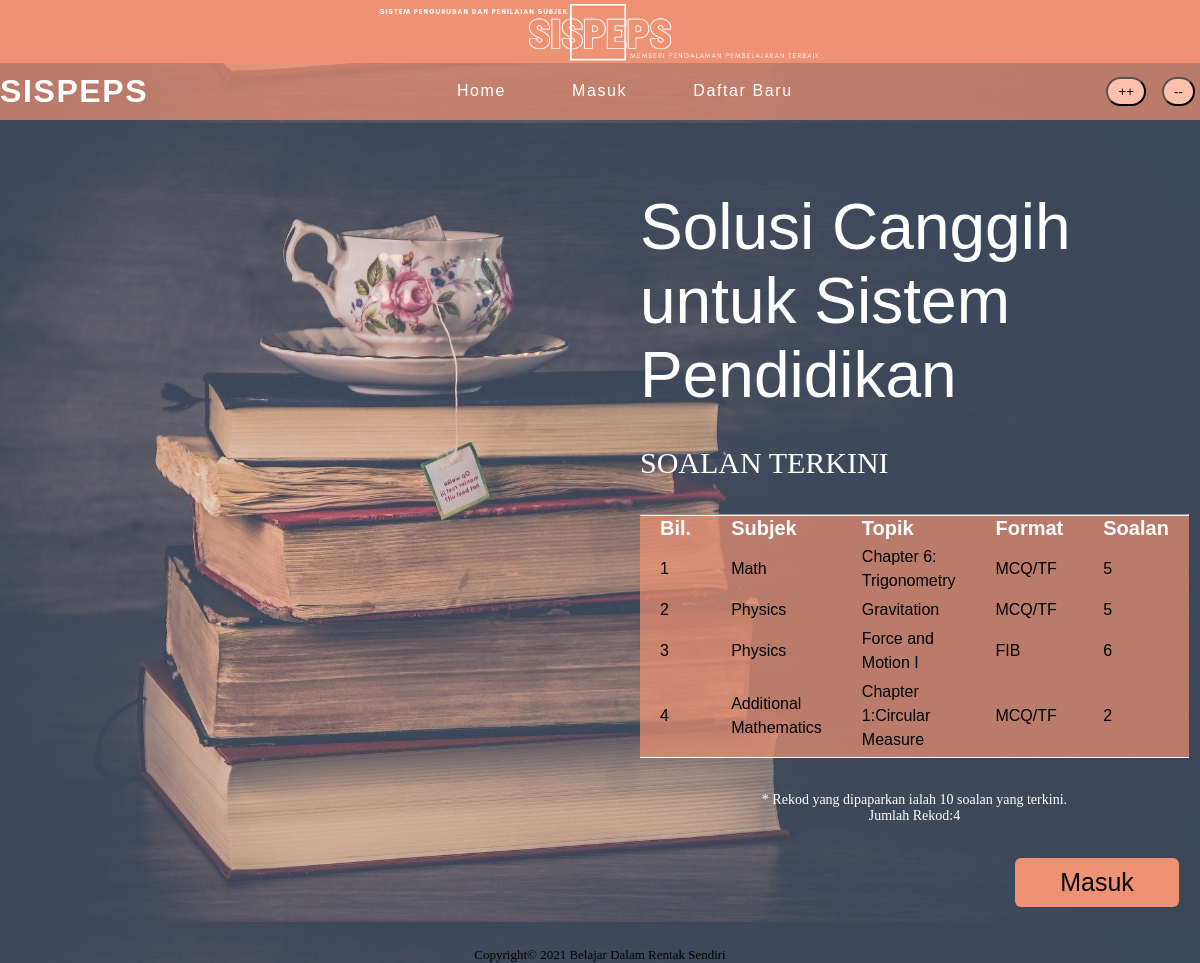
The page / on the database its author committed.
### tables this page shows
CREATE TABLE `subjek` (
  `idsubjek` int(11) NOT NULL,
  `subjek` varchar(30) NOT NULL
);

CREATE TABLE `topik` (
  `idtopik` int(11) NOT NULL,
  `topik` varchar(30) NOT NULL,
  `markah` int(11) NOT NULL,
  `idsubjek` int(11) NOT NULL,
  `idpengguna` varchar(12) NOT NULL
);

### src/sambung.php (called while the page is built, shortened)
<?php
$motto="Solusi Canggih untuk Sistem Pendidikan";
$footer="Belajar Dalam Rentak Sendiri";
?>

### src/soalan_terkini.php (the view)
<?php require 'sambung.php'; ?>
<hr>
        <table class="soalan_terkini" width="100%" border=0 align="center" >
            <tr style="font-size: 20px;  color: white;">
                <td width= 5%><b>Bil.</b></td>
                <td width= 20%><b>Subjek</b></td>
                <td width= 50%><b>Topik</b></td>
                <td width= 15%><b>Format</b></td>
                <td width= 10%><b>Soalan</b></td>
            </tr>
            <?php
            $no=1;
            $topik=mysqli_query($hubung,"SELECT * FROM subjek AS s
										INNER JOIN topik AS t ON s.idsubjek = t.idsubjek
										INNER JOIN soalan AS q ON t.idtopik= q.idtopik
										GROUP BY t.topik ORDER BY t.idtopik desc limit 0,10 ");
            while ($infoTopik=mysqli_fetch_array($topik)){
                $soalan=mysqli_query($hubung,"SELECT COUNT(idtopik) AS 'bil' FROM soalan WHERE idtopik='$infoTopik[idtopik]' AND jenis='$infoTopik[jenis]'");
                $infoSoalan=mysqli_fetch_array($soalan);
            ?>
            <tr style="font-size: 16px;">
            <td><?= $no;?></td>
            <td><?= $infoTopik["subjek"];?></td>
            <td><?= $infoTopik["topik"];?></td>
            <td><?php
                if($infoTopik["jenis"]==1){
                    echo "MCQ/TF";
                }else{
                    echo "FIB";
                } ?>
            </td>
            <td><?= $infoSoalan["bil"];?></td>
            </tr>
            <?php $no++; }?>
        </table>
        <br>
        <p style="text-align: center; font-size: 14px;">
        * Rekod yang dipaparkan ialah 10 soalan yang terkini.
        <br>
        Jumlah Rekod:<?=$no-1;?>
        </p>

### src/header.php (shortened to what this page needs)
<?php include 'sambung.php'; ?>
<html>
    <head>
        <link href="style2.css" type="text/css" rel="stylesheet">
    </head>
    <body>
            <img class="header" src="header.png">
    </body>
</html>

### src/index.php
<?php
require 'sambung.php';
include 'header.php';
?>
<html>
    <body class="index">
        <header><?php include 'menu1.php';?>
        </header>
        <div class="page">
            <div class="negative-space">
            </div>
            <div class="index-content">
                <h1 class="tajuk"><?= $motto?></h1>
                <br>
                <marquee behavior="alternate" direction="left">SOALAN TERKINI</marquee>
                <br>
                <?php include 'soalan_terkini.php'; ?>
                <br>
                <a class="btn" href="login.php">Masuk</a>
            </div>
        </div>
        <?php include "footer.php";?>
    </body>
</html>

### src/menu1.php
<html>
<head>
</head>
<body>
    <div class="menu">
        <h1 class="sign"> SISPEPS </h1>
        <nav>
            <ul>
                <li><a href="index.php">Home</a></li>
                <li><a href="login.php">Masuk</a></li>
                <li><a href="daftar_baru.php">Daftar Baru</a></li>
            </ul>
        </nav>
        <?php include 'utility.php';?>
    </div>
</body>
</html>

### src/utility.php (shortened to what this page needs)
<html>
    <center>
        <input type="button" value="++" onClick="zoomIn()"/>
        <input type="button" value="--" onClick="zoomOut()"/>
    </center>
</html>

### src/footer.php
<html>
    <footer>
        <p style= "font-size:13px">
            Copyright&copy; 2021 <?= $footer;?>
        </p>
    </footer>
</html>

### src/style2.css (style rules this page uses)
* { padding: 0; margin: 0; }
body { background-color: #fef9f8; }
footer { text-align: center; }
.index { height: 100vh; width: 100%; background-image: url(background-img.jpg); background-position:5% 75%; background-size: contain; box-sizing: border-box; position: relative; }
img.header { max-width:100%; height: auto; display: block; }
.menu { display: flex; justify-content: space-between; align-items: center; background-color: rgba(239, 146, 115,0.7); padding: 10px 0px 10px 0px; color:white; font-family: 'HelveticaNeue Light', Arial, sans-serif; letter-spacing: 0.1em; }
.menu .sign { font-family: "Perpetua","HelveticaNeue Light", sans-serif; }
.menu nav ul li { display: inline-block; list-style: none; margin: 0px 30px; }
.menu nav ul li a { text-decoration: none; color: white; }
.menu input, .menu button { display: inline-block; background-color: #ffc0ac; border-radius: 25px; padding: 5px 10px; margin:0px 5px; }
.page { display: flex; }
.negative-space { display:inline-block; min-width: 50%; max-width: 50%; }
.index-content { display: inline-block; width: 50%; margin: 40px; font-size: 30px; color:white; }
.index-content .tajuk { font-size:64px; font-family: Verdana, Geneva, Tahoma, sans-serif; font-weight: 300; color: white; margin: 30px 0px 0px 0px; }
.index-content table { background-color: rgba(239, 146, 115,0.7); border: 1px solid white; border-top:white; border-left:white; border-right:white; }
.index-content table tr td { padding: 0px 20px 5px 20px; }
.btn { display: block; padding: 10px 45px; background-color: #ef9273; box-sizing: border-box; border-radius: 6px; color: black; text-decoration: none; font-size: 25px; float: right; margin: 0px 10px 0px 10px; transition: background-color .5s, border .5s; font-family: 'HelveticaNeue Light', Arial, sans-serif; }
.soalan_terkini { color:black; line-height: 1.5em; text-align: left; border-collapse: collapse; font-family: Helvetica, Arial, sans-serif; }

### rows shown on the page
subjek: subjek "Math", topik.topik "Chapter 6: Trigonometry", shows "MCQ/TF", bil "5"
subjek: subjek "Physics", topik.topik "Gravitation", shows "MCQ/TF", bil "5", topik.topik "Force and Motion I", bil "6"
subjek: subjek "Additional Mathematics", topik.topik "Chapter 1:Circular Measure", shows "MCQ/TF", bil "2"

### other values the page prints
$motto "Solusi Canggih untuk Sistem Pendidikan"
$no-1 "4"
$footer "Belajar Dalam Rentak Sendiri"
